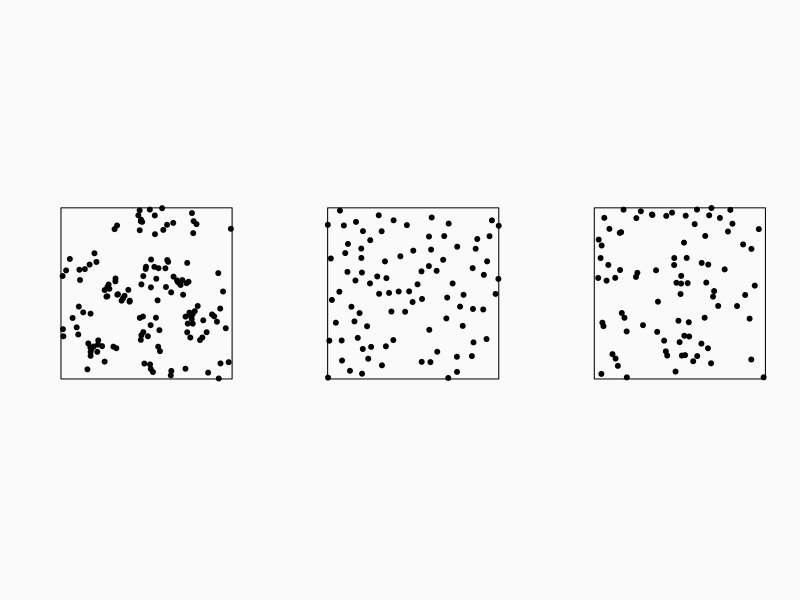
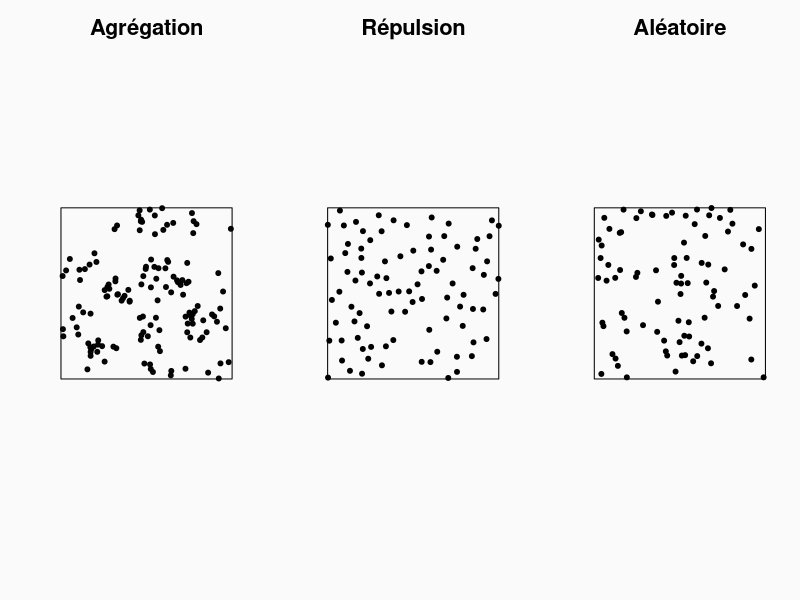
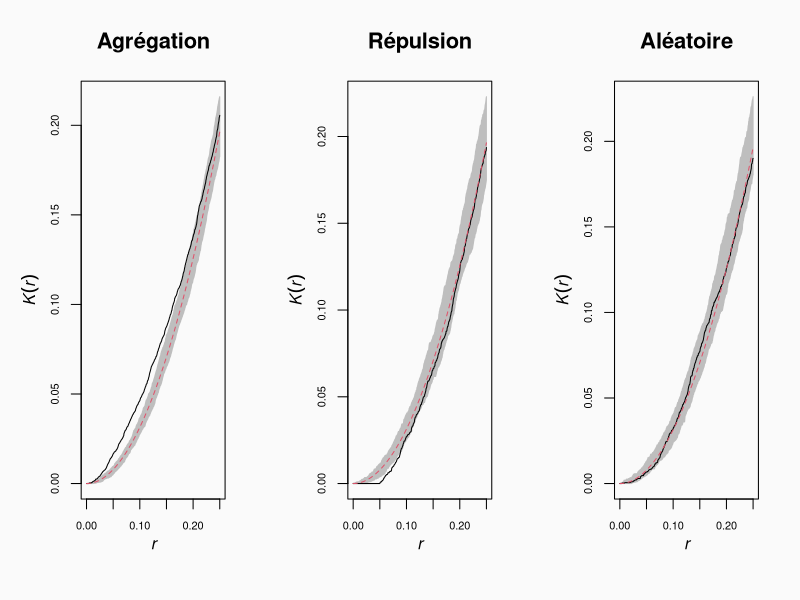
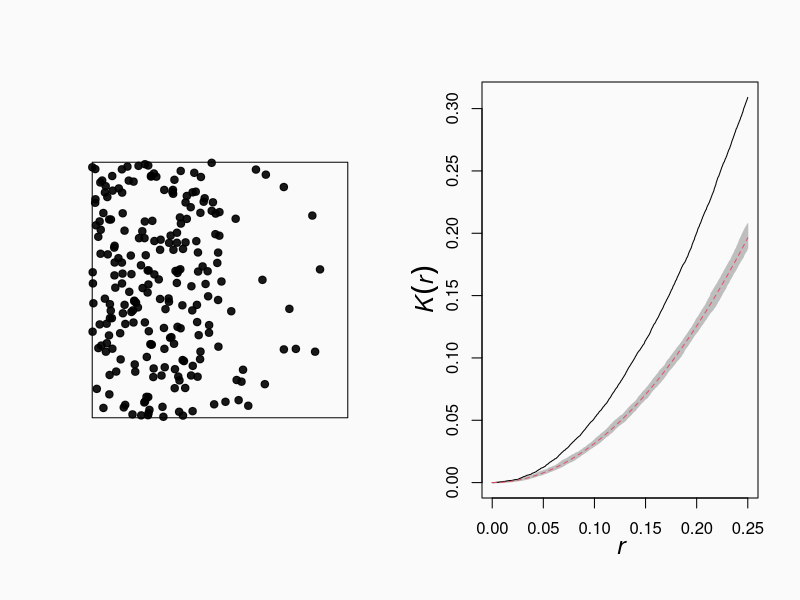
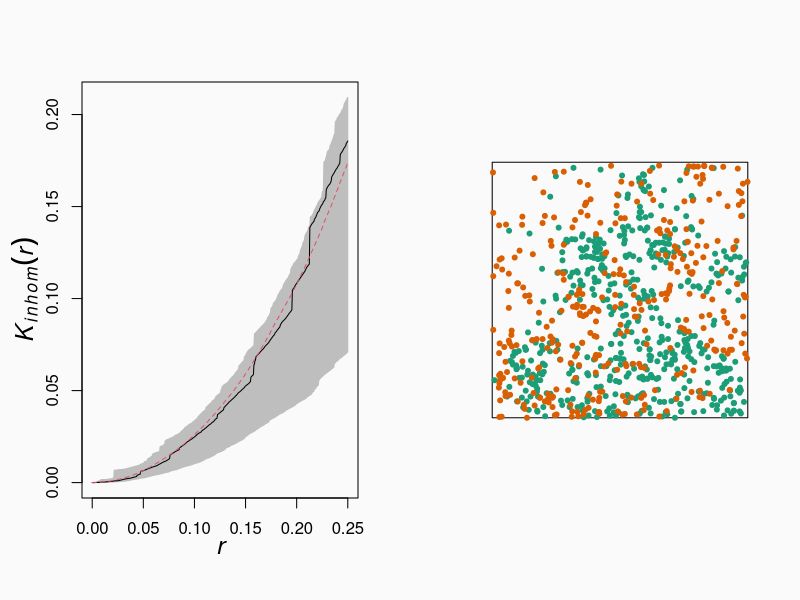
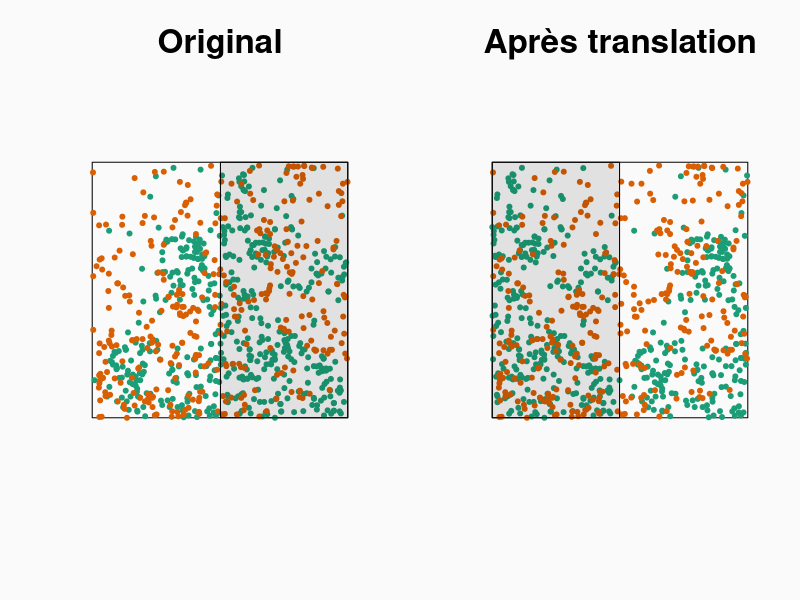
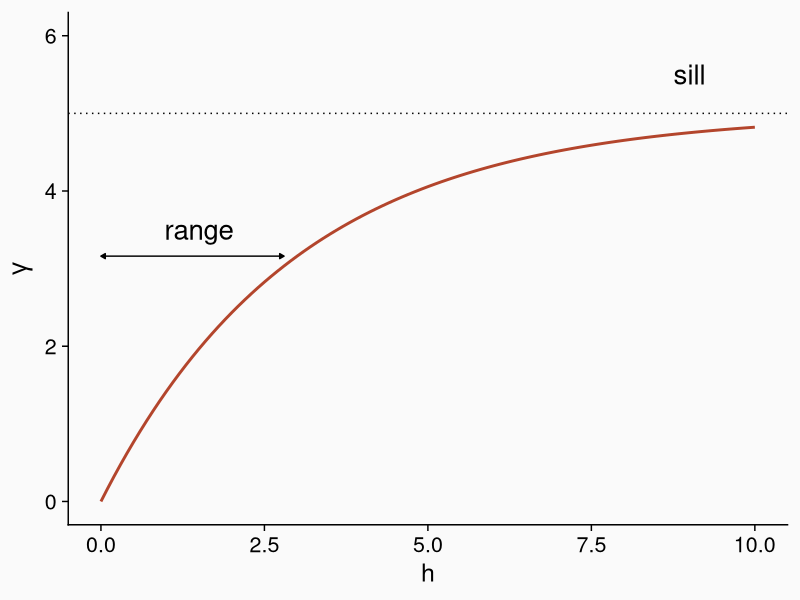
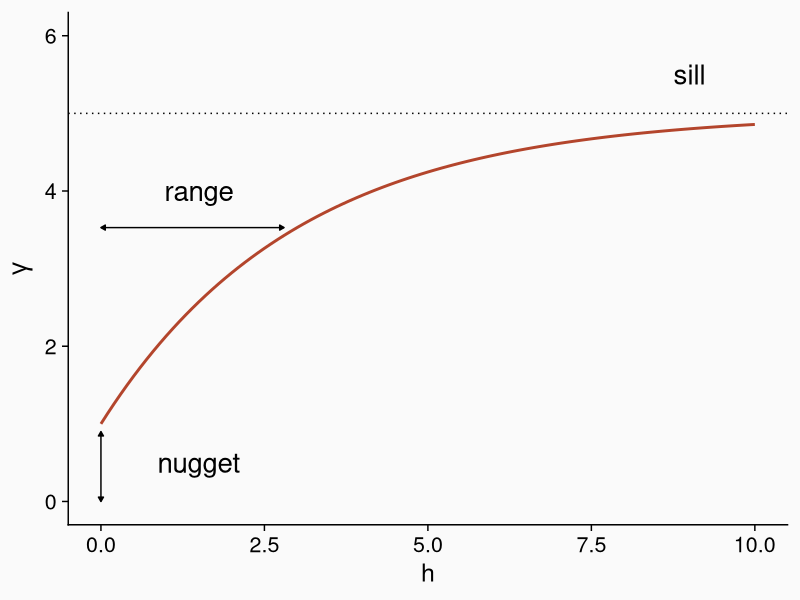

Write R code to recreate these figures, in order.
## ---- chunk 1
knitr::opts_chunk$set(echo = TRUE, message = FALSE,
                      fig.dim = c(8, 5))
library(tidyverse)
library(cowplot)
theme_set(
  theme_cowplot(font_size = 18) +
    theme(panel.background = element_rect(fill = "#fafafa"),
          plot.background = element_rect(fill = "#fafafa"))
)

set.seed(8202)
## ---- chunk 2
library(spatstat)
## ---- chunk 3
csrp <- rpoispp(lambda = 100)
aggp <- rMatClust(20, 0.1, 5)
evenp <- rMaternII(150, 0.05)
par(mfrow = c(1, 3), bg = "#fafafa")
plot(aggp, main = "", pch = 19)
plot(evenp, main = "", pch = 19)
plot(csrp, main = "", pch = 19)
## ---- chunk 4
par(mfrow = c(1, 3), bg = "#fafafa", cex.main = 2)
plot(aggp, main = "Agrégation", pch = 19)
plot(evenp, main = "Répulsion", pch = 19)
plot(csrp, main = "Aléatoire", pch = 19)
## ---- chunk 5
kagg <- envelope(aggp, Kest, correction = "iso") 
keven <- envelope(evenp, Kest, correction = "iso")
kcsr <- envelope(csrp, Kest, correction = "iso")
## ---- chunk 6
par(mfrow = c(1, 3), bg = "#fafafa", cex.main = 2, cex.lab = 1.5, mex = 1.5, mgp = c(2, 1, 0))
plot(kagg, main = "Agrégation", legend = FALSE)
plot(keven, main = "Répulsion", legend = FALSE)
plot(kcsr, main = "Aléatoire", legend = FALSE)
## ---- chunk 7
lam_gr <- function(x, y) ifelse(x < 0.5, 500*(1-x), 200*(1-x))
hetp <- rpoispp(lam_gr)
khet <- envelope(hetp, Kest, correction = "iso")
## ---- chunk 8
par(mfrow = c(1, 2), bg = "#fafafa")
plot(hetp, pch = 19, main = "")
plot(khet, main = "", legend = FALSE)
## ---- chunk 9
khet2 <- envelope(hetp, Kinhom, simulate = function(x) rpoispp(lam_gr), 
                  correction = "iso")
## ---- chunk 10
par(bg = "#fafafa")
plot(khet2, main = "", legend = FALSE)
## ---- chunk 11
data(lansing)
lansing <- subset(lansing, marks %in% c("maple", "redoak"), drop = TRUE)
par(bg = "#fafafa")
plot(lansing, chars = 20, cols = c("#1b9e77", "#d95f02"), main = "", legend = FALSE)
## ---- chunk 12
par(mfrow = c(1, 2), bg = "#fafafa")
rsh <- rshift(lansing, which = 1, width = 0.5, height = 0)
plot(lansing, chars = 20, cols = c("#1b9e77", "#d95f02"), main = "Original", legend = FALSE)
rect(xleft = 1 - rsh$x[8], xright = 1, ybottom = 0, ytop = 1, 
     col = rgb(0, 0, 0, alpha = 0.1))
plot(rsh, chars = 20, cols = c("#1b9e77", "#d95f02"), main = "Après translation", legend = FALSE)
rect(xleft = 0, xright = rsh$x[8], ybottom = 0, ytop = 1, 
     col = rgb(0, 0, 0, alpha = 0.1))
## ---- chunk 13
ggplot() +
    labs(x = "h", y = expression(gamma)) +
    stat_function(fun = function(x) 5 * (1 - exp(-x/3)),
                  geom = "line", color = "#b3452c", linewidth = 1) +
    geom_hline(yintercept = 5, linetype = "dotted") +
    geom_segment(aes(x = 0, xend = 2.8, y = 5*(1-exp(-1)),
                     yend = 5*(1-exp(-1))), 
                arrow = arrow(length = unit(0.05, "inches"), ends = "both", type = "closed")) +
    annotate("text", x = 1.5, y = 3.5, label = "range", size = 7) +
    annotate("text", x = 9, y = 5.5, label = "sill", size = 7) +
    scale_y_continuous(limits = c(0, 6)) +
    scale_x_continuous(limits = c(0, 10))
## ---- chunk 14
ggplot() +
    labs(x = "h", y = expression(gamma)) +
    stat_function(fun = function(x) 4 * (1 - exp(-x/3)) + 1,
                  geom = "line", color = "#b3452c", linewidth = 1) +
    geom_hline(yintercept = 5, linetype = "dotted") +
    geom_segment(aes(x = 0, xend = 2.8, y = 4*(1-exp(-1)) + 1,
                     yend = 4*(1-exp(-1)) + 1), 
                arrow = arrow(length = unit(0.05, "inches"), 
                              ends = "both", type = "closed")) +
    geom_segment(aes(x = 0, xend = 0, y = 0, yend = 0.9),
                 arrow = arrow(length = unit(0.05, "inches"),
                               ends = "both", type = "closed")) +
    annotate("text", x = 1.5, y = 4, label = "range", size = 7) +
    annotate("text", x = 9, y = 5.5, label = "sill", size = 7) +
    annotate("text", x = 1.5, y = 0.5, label = "nugget", size = 7) +
    scale_y_continuous(limits = c(0, 6)) +
    scale_x_continuous(limits = c(0, 10))
## ---- chunk 15
vexp <- ggplot() +
    labs(x = "h", y = expression(gamma), title = "Exponentiel") +
    stat_function(fun = function(x) 5 * (1 - exp(-x/3)),
                  geom = "line", color = "#b3452c", linewidth = 1) +
    geom_hline(yintercept = 5, linetype = "dotted") +
    scale_x_continuous(limits = c(0, 10))
    

vgau <- ggplot() +
    labs(x = "h", y = expression(gamma), title = "Gaussien") +
    stat_function(fun = function(x) 5 * (1 - exp(-x^2/4^2)),
                  geom = "line", color = "#b3452c", linewidth = 1) +
    geom_hline(yintercept = 5, linetype = "dotted") +
    scale_x_continuous(limits = c(0, 10))

vsph <- ggplot() +
    labs(x = "h", y = expression(gamma), title = "Sphérique") +
    stat_function(fun = function(x) ifelse(x < 8, 5 * (1.5*x/8 - 0.5*x^3/8^3), 5),
                  geom = "line", color = "#b3452c", linewidth = 1) +
    geom_hline(yintercept = 5, linetype = "dotted") +
    scale_x_continuous(limits = c(0, 10))

plot_grid(vexp, vgau, vsph, nrow = 1)
